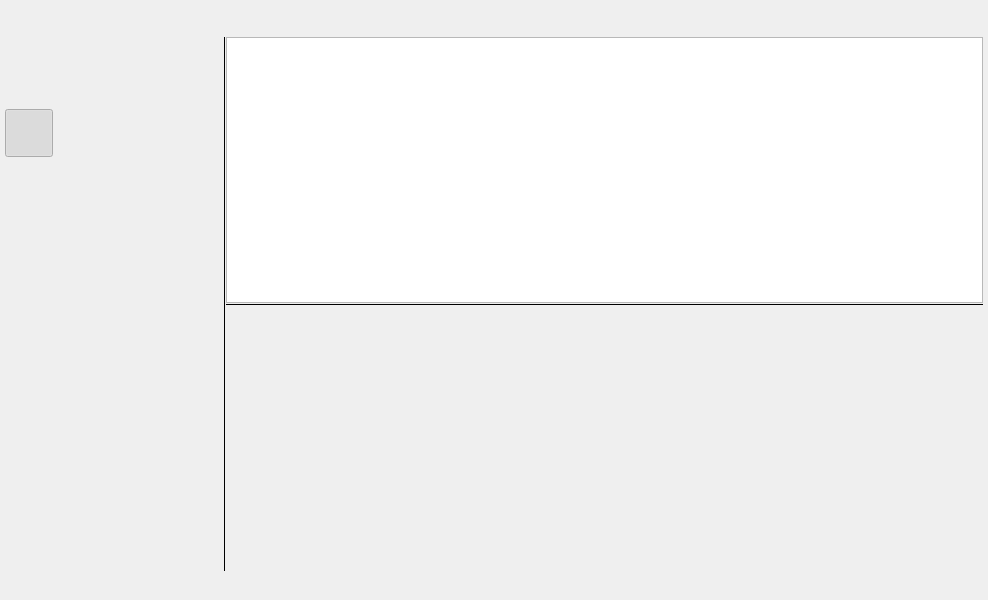
<?xml version="1.0" encoding="UTF-8"?>
<ui version="4.0">
 <class>Sho</class>
 <widget class="QMainWindow" name="Sho">
  <property name="geometry">
   <rect>
    <x>0</x>
    <y>0</y>
    <width>988</width>
    <height>600</height>
   </rect>
  </property>
  <property name="windowTitle">
   <string>MainWindow</string>
  </property>
  <property name="styleSheet">
   <string notr="true"/>
  </property>
  <widget class="QWidget" name="outer">
   <property name="styleSheet">
    <string notr="true"/>
   </property>
   <layout class="QVBoxLayout" name="appMargins">
    <property name="spacing">
     <number>0</number>
    </property>
    <property name="leftMargin">
     <number>5</number>
    </property>
    <property name="topMargin">
     <number>5</number>
    </property>
    <property name="rightMargin">
     <number>5</number>
    </property>
    <property name="bottomMargin">
     <number>5</number>
    </property>
    <item>
     <layout class="QHBoxLayout" name="horizontalLayout_8" stretch="0,1">
      <property name="spacing">
       <number>0</number>
      </property>
      <item>
       <widget class="QFrame" name="left_part">
        <property name="frameShape">
         <enum>QFrame::NoFrame</enum>
        </property>
        <property name="frameShadow">
         <enum>QFrame::Plain</enum>
        </property>
        <layout class="QVBoxLayout" name="verticalLayout_5">
         <property name="spacing">
          <number>0</number>
         </property>
         <property name="leftMargin">
          <number>0</number>
         </property>
         <property name="topMargin">
          <number>0</number>
         </property>
         <property name="rightMargin">
          <number>0</number>
         </property>
         <property name="bottomMargin">
          <number>0</number>
         </property>
         <item>
          <widget class="QFrame" name="left_top">
           <property name="sizePolicy">
            <sizepolicy hsizetype="Preferred" vsizetype="Fixed">
             <horstretch>0</horstretch>
             <verstretch>0</verstretch>
            </sizepolicy>
           </property>
           <property name="minimumSize">
            <size>
             <width>0</width>
             <height>32</height>
            </size>
           </property>
           <property name="maximumSize">
            <size>
             <width>16777215</width>
             <height>32</height>
            </size>
           </property>
           <property name="frameShape">
            <enum>QFrame::NoFrame</enum>
           </property>
           <property name="frameShadow">
            <enum>QFrame::Plain</enum>
           </property>
           <layout class="QHBoxLayout" name="horizontalLayout_6" stretch="0,1,0">
            <property name="leftMargin">
             <number>0</number>
            </property>
            <property name="topMargin">
             <number>0</number>
            </property>
            <property name="rightMargin">
             <number>4</number>
            </property>
            <property name="bottomMargin">
             <number>0</number>
            </property>
            <item>
             <widget class="QLabel" name="ico">
              <property name="minimumSize">
               <size>
                <width>40</width>
                <height>30</height>
               </size>
              </property>
              <property name="maximumSize">
               <size>
                <width>16777215</width>
                <height>30</height>
               </size>
              </property>
              <property name="text">
               <string/>
              </property>
              <property name="alignment">
               <set>Qt::AlignCenter</set>
              </property>
             </widget>
            </item>
            <item>
             <widget class="QLabel" name="app_mode">
              <property name="sizePolicy">
               <sizepolicy hsizetype="Preferred" vsizetype="Fixed">
                <horstretch>0</horstretch>
                <verstretch>0</verstretch>
               </sizepolicy>
              </property>
              <property name="minimumSize">
               <size>
                <width>0</width>
                <height>30</height>
               </size>
              </property>
              <property name="maximumSize">
               <size>
                <width>16777215</width>
                <height>30</height>
               </size>
              </property>
              <property name="text">
               <string/>
              </property>
             </widget>
            </item>
            <item>
             <widget class="QToolButton" name="more">
              <property name="minimumSize">
               <size>
                <width>30</width>
                <height>30</height>
               </size>
              </property>
              <property name="maximumSize">
               <size>
                <width>30</width>
                <height>30</height>
               </size>
              </property>
              <property name="toolTip">
               <string>Hide/Show Views</string>
              </property>
              <property name="whatsThis">
               <string extracomment="Slected views..."/>
              </property>
              <property name="autoFillBackground">
               <bool>false</bool>
              </property>
              <property name="text">
               <string/>
              </property>
              <property name="iconSize">
               <size>
                <width>22</width>
                <height>22</height>
               </size>
              </property>
              <property name="checkable">
               <bool>false</bool>
              </property>
              <property name="popupMode">
               <enum>QToolButton::InstantPopup</enum>
              </property>
              <property name="autoRaise">
               <bool>true</bool>
              </property>
             </widget>
            </item>
           </layout>
          </widget>
         </item>
         <item>
          <widget class="QFrame" name="left_bottom">
           <property name="frameShape">
            <enum>QFrame::NoFrame</enum>
           </property>
           <property name="frameShadow">
            <enum>QFrame::Plain</enum>
           </property>
           <layout class="QHBoxLayout" name="horizontalLayout_7" stretch="0,1">
            <property name="spacing">
             <number>0</number>
            </property>
            <property name="leftMargin">
             <number>0</number>
            </property>
            <property name="topMargin">
             <number>0</number>
            </property>
            <property name="rightMargin">
             <number>0</number>
            </property>
            <property name="bottomMargin">
             <number>0</number>
            </property>
            <item>
             <widget class="QFrame" name="toolBar">
              <property name="sizePolicy">
               <sizepolicy hsizetype="Fixed" vsizetype="Preferred">
                <horstretch>0</horstretch>
                <verstretch>0</verstretch>
               </sizepolicy>
              </property>
              <property name="minimumSize">
               <size>
                <width>48</width>
                <height>0</height>
               </size>
              </property>
              <property name="maximumSize">
               <size>
                <width>48</width>
                <height>16777215</height>
               </size>
              </property>
              <property name="styleSheet">
               <string notr="true"/>
              </property>
              <property name="frameShape">
               <enum>QFrame::NoFrame</enum>
              </property>
              <property name="frameShadow">
               <enum>QFrame::Plain</enum>
              </property>
              <property name="lineWidth">
               <number>0</number>
              </property>
              <layout class="QVBoxLayout" name="verticalLayout_2">
               <property name="spacing">
                <number>0</number>
               </property>
               <property name="leftMargin">
                <number>0</number>
               </property>
               <property name="topMargin">
                <number>0</number>
               </property>
               <property name="rightMargin">
                <number>0</number>
               </property>
               <property name="bottomMargin">
                <number>9</number>
               </property>
               <item>
                <widget class="QToolButton" name="btnSetup">
                 <property name="minimumSize">
                  <size>
                   <width>48</width>
                   <height>48</height>
                  </size>
                 </property>
                 <property name="maximumSize">
                  <size>
                   <width>48</width>
                   <height>48</height>
                  </size>
                 </property>
                 <property name="toolTip">
                  <string>Main menu</string>
                 </property>
                 <property name="styleSheet">
                  <string notr="true"/>
                 </property>
                 <property name="text">
                  <string/>
                 </property>
                 <property name="iconSize">
                  <size>
                   <width>32</width>
                   <height>32</height>
                  </size>
                 </property>
                 <property name="popupMode">
                  <enum>QToolButton::InstantPopup</enum>
                 </property>
                 <property name="autoRaise">
                  <bool>true</bool>
                 </property>
                </widget>
               </item>
               <item>
                <spacer name="verticalSpacer_2">
                 <property name="orientation">
                  <enum>Qt::Vertical</enum>
                 </property>
                 <property name="sizeType">
                  <enum>QSizePolicy::Fixed</enum>
                 </property>
                 <property name="sizeHint" stdset="0">
                  <size>
                   <width>20</width>
                   <height>24</height>
                  </size>
                 </property>
                </spacer>
               </item>
               <item>
                <widget class="QToolButton" name="btnDir">
                 <property name="minimumSize">
                  <size>
                   <width>48</width>
                   <height>48</height>
                  </size>
                 </property>
                 <property name="maximumSize">
                  <size>
                   <width>48</width>
                   <height>48</height>
                  </size>
                 </property>
                 <property name="toolTip">
                  <string>Show file list for current folder</string>
                 </property>
                 <property name="styleSheet">
                  <string notr="true"/>
                 </property>
                 <property name="text">
                  <string/>
                 </property>
                 <property name="iconSize">
                  <size>
                   <width>32</width>
                   <height>32</height>
                  </size>
                 </property>
                 <property name="checkable">
                  <bool>true</bool>
                 </property>
                 <property name="checked">
                  <bool>true</bool>
                 </property>
                 <property name="autoExclusive">
                  <bool>true</bool>
                 </property>
                 <property name="autoRaise">
                  <bool>true</bool>
                 </property>
                 <attribute name="buttonGroup">
                  <string notr="true">buttons</string>
                 </attribute>
                </widget>
               </item>
               <item>
                <widget class="QToolButton" name="btnFilter">
                 <property name="minimumSize">
                  <size>
                   <width>48</width>
                   <height>48</height>
                  </size>
                 </property>
                 <property name="maximumSize">
                  <size>
                   <width>48</width>
                   <height>48</height>
                  </size>
                 </property>
                 <property name="toolTip">
                  <string>Show file list by filter</string>
                 </property>
                 <property name="styleSheet">
                  <string notr="true"/>
                 </property>
                 <property name="text">
                  <string/>
                 </property>
                 <property name="iconSize">
                  <size>
                   <width>32</width>
                   <height>32</height>
                  </size>
                 </property>
                 <property name="checkable">
                  <bool>true</bool>
                 </property>
                 <property name="checked">
                  <bool>false</bool>
                 </property>
                 <property name="autoExclusive">
                  <bool>true</bool>
                 </property>
                 <property name="autoRaise">
                  <bool>true</bool>
                 </property>
                 <attribute name="buttonGroup">
                  <string notr="true">buttons</string>
                 </attribute>
                </widget>
               </item>
               <item>
                <widget class="QToolButton" name="btnFilterSetup">
                 <property name="minimumSize">
                  <size>
                   <width>48</width>
                   <height>48</height>
                  </size>
                 </property>
                 <property name="maximumSize">
                  <size>
                   <width>48</width>
                   <height>48</height>
                  </size>
                 </property>
                 <property name="toolTip">
                  <string>Setup file list filter</string>
                 </property>
                 <property name="text">
                  <string/>
                 </property>
                 <property name="iconSize">
                  <size>
                   <width>32</width>
                   <height>32</height>
                  </size>
                 </property>
                 <property name="checkable">
                  <bool>true</bool>
                 </property>
                 <property name="autoRaise">
                  <bool>true</bool>
                 </property>
                 <attribute name="buttonGroup">
                  <string notr="true">buttons</string>
                 </attribute>
                </widget>
               </item>
               <item>
                <spacer name="verticalSpacer">
                 <property name="orientation">
                  <enum>Qt::Vertical</enum>
                 </property>
                 <property name="sizeHint" stdset="0">
                  <size>
                   <width>20</width>
                   <height>286</height>
                  </size>
                 </property>
                </spacer>
               </item>
               <item>
                <widget class="QToolButton" name="btnToggleBar">
                 <property name="minimumSize">
                  <size>
                   <width>48</width>
                   <height>48</height>
                  </size>
                 </property>
                 <property name="maximumSize">
                  <size>
                   <width>48</width>
                   <height>48</height>
                  </size>
                 </property>
                 <property name="toolTip">
                  <string>Toggle left side bar, Ctrl+B</string>
                 </property>
                 <property name="styleSheet">
                  <string notr="true"/>
                 </property>
                 <property name="text">
                  <string/>
                 </property>
                 <property name="iconSize">
                  <size>
                   <width>24</width>
                   <height>24</height>
                  </size>
                 </property>
                 <property name="autoRaise">
                  <bool>true</bool>
                 </property>
                </widget>
               </item>
              </layout>
             </widget>
            </item>
            <item>
             <widget class="QFrame" name="left_pane">
              <property name="sizePolicy">
               <sizepolicy hsizetype="Fixed" vsizetype="Preferred">
                <horstretch>0</horstretch>
                <verstretch>0</verstretch>
               </sizepolicy>
              </property>
              <property name="minimumSize">
               <size>
                <width>170</width>
                <height>0</height>
               </size>
              </property>
              <property name="maximumSize">
               <size>
                <width>170</width>
                <height>16777215</height>
               </size>
              </property>
              <property name="whatsThis">
               <string comment="Selected views..."/>
              </property>
              <property name="layoutDirection">
               <enum>Qt::LeftToRight</enum>
              </property>
              <property name="styleSheet">
               <string notr="true"/>
              </property>
             </widget>
            </item>
           </layout>
          </widget>
         </item>
        </layout>
       </widget>
      </item>
      <item>
       <widget class="QFrame" name="main_pane">
        <property name="sizePolicy">
         <sizepolicy hsizetype="Preferred" vsizetype="Preferred">
          <horstretch>0</horstretch>
          <verstretch>0</verstretch>
         </sizepolicy>
        </property>
        <property name="minimumSize">
         <size>
          <width>170</width>
          <height>0</height>
         </size>
        </property>
        <property name="frameShape">
         <enum>QFrame::NoFrame</enum>
        </property>
        <property name="frameShadow">
         <enum>QFrame::Plain</enum>
        </property>
        <property name="lineWidth">
         <number>0</number>
        </property>
        <layout class="QVBoxLayout" name="verticalLayout_3">
         <property name="spacing">
          <number>0</number>
         </property>
         <property name="leftMargin">
          <number>0</number>
         </property>
         <property name="topMargin">
          <number>0</number>
         </property>
         <property name="rightMargin">
          <number>0</number>
         </property>
         <property name="bottomMargin">
          <number>0</number>
         </property>
         <item>
          <widget class="QFrame" name="topBar">
           <property name="sizePolicy">
            <sizepolicy hsizetype="Preferred" vsizetype="Fixed">
             <horstretch>0</horstretch>
             <verstretch>0</verstretch>
            </sizepolicy>
           </property>
           <property name="minimumSize">
            <size>
             <width>0</width>
             <height>32</height>
            </size>
           </property>
           <property name="maximumSize">
            <size>
             <width>16777215</width>
             <height>32</height>
            </size>
           </property>
           <property name="styleSheet">
            <string notr="true"/>
           </property>
           <property name="frameShape">
            <enum>QFrame::NoFrame</enum>
           </property>
           <property name="frameShadow">
            <enum>QFrame::Plain</enum>
           </property>
           <property name="lineWidth">
            <number>0</number>
           </property>
           <layout class="QHBoxLayout" name="horizontalLayout_4">
            <property name="spacing">
             <number>0</number>
            </property>
            <property name="leftMargin">
             <number>0</number>
            </property>
            <property name="topMargin">
             <number>0</number>
            </property>
            <property name="rightMargin">
             <number>0</number>
            </property>
            <property name="bottomMargin">
             <number>0</number>
            </property>
            <item>
             <layout class="QHBoxLayout" name="horizontalLayout_2">
              <property name="spacing">
               <number>9</number>
              </property>
              <property name="leftMargin">
               <number>9</number>
              </property>
              <property name="rightMargin">
               <number>24</number>
              </property>
              <item>
               <widget class="QLabel" name="files_heading">
                <property name="text">
                 <string/>
                </property>
               </widget>
              </item>
              <item>
               <spacer name="horizontalSpacer">
                <property name="orientation">
                 <enum>Qt::Horizontal</enum>
                </property>
                <property name="sizeHint" stdset="0">
                 <size>
                  <width>347</width>
                  <height>20</height>
                 </size>
                </property>
               </spacer>
              </item>
              <item>
               <widget class="QToolButton" name="recent_files">
                <property name="minimumSize">
                 <size>
                  <width>30</width>
                  <height>30</height>
                 </size>
                </property>
                <property name="maximumSize">
                 <size>
                  <width>30</width>
                  <height>30</height>
                 </size>
                </property>
                <property name="toolTip">
                 <string>List of recent files, Ctrl+H</string>
                </property>
                <property name="text">
                 <string/>
                </property>
                <property name="iconSize">
                 <size>
                  <width>22</width>
                  <height>22</height>
                 </size>
                </property>
                <property name="popupMode">
                 <enum>QToolButton::InstantPopup</enum>
                </property>
                <property name="autoRaise">
                 <bool>true</bool>
                </property>
               </widget>
              </item>
              <item>
               <widget class="QToolButton" name="btn_search">
                <property name="minimumSize">
                 <size>
                  <width>30</width>
                  <height>30</height>
                 </size>
                </property>
                <property name="maximumSize">
                 <size>
                  <width>30</width>
                  <height>30</height>
                 </size>
                </property>
                <property name="toolTip">
                 <string>Search files by name, Ctrl+F</string>
                </property>
                <property name="text">
                 <string/>
                </property>
                <property name="iconSize">
                 <size>
                  <width>22</width>
                  <height>22</height>
                 </size>
                </property>
                <property name="popupMode">
                 <enum>QToolButton::InstantPopup</enum>
                </property>
                <property name="autoRaise">
                 <bool>true</bool>
                </property>
               </widget>
              </item>
              <item>
               <widget class="QToolButton" name="field_menu">
                <property name="sizePolicy">
                 <sizepolicy hsizetype="Fixed" vsizetype="Fixed">
                  <horstretch>0</horstretch>
                  <verstretch>0</verstretch>
                 </sizepolicy>
                </property>
                <property name="minimumSize">
                 <size>
                  <width>30</width>
                  <height>30</height>
                 </size>
                </property>
                <property name="maximumSize">
                 <size>
                  <width>30</width>
                  <height>30</height>
                 </size>
                </property>
                <property name="toolTip">
                 <string>Show/hide list columns</string>
                </property>
                <property name="text">
                 <string/>
                </property>
                <property name="iconSize">
                 <size>
                  <width>22</width>
                  <height>22</height>
                 </size>
                </property>
                <property name="popupMode">
                 <enum>QToolButton::InstantPopup</enum>
                </property>
                <property name="autoRaise">
                 <bool>true</bool>
                </property>
               </widget>
              </item>
             </layout>
            </item>
            <item>
             <layout class="QHBoxLayout" name="horizontalLayout">
              <property name="spacing">
               <number>0</number>
              </property>
              <item>
               <widget class="QToolButton" name="minimize">
                <property name="minimumSize">
                 <size>
                  <width>45</width>
                  <height>32</height>
                 </size>
                </property>
                <property name="maximumSize">
                 <size>
                  <width>45</width>
                  <height>32</height>
                 </size>
                </property>
                <property name="text">
                 <string notr="true"/>
                </property>
                <property name="iconSize">
                 <size>
                  <width>24</width>
                  <height>24</height>
                 </size>
                </property>
                <property name="autoRaise">
                 <bool>true</bool>
                </property>
               </widget>
              </item>
              <item>
               <widget class="QToolButton" name="maximize">
                <property name="minimumSize">
                 <size>
                  <width>45</width>
                  <height>32</height>
                 </size>
                </property>
                <property name="maximumSize">
                 <size>
                  <width>45</width>
                  <height>32</height>
                 </size>
                </property>
                <property name="text">
                 <string notr="true"/>
                </property>
                <property name="iconSize">
                 <size>
                  <width>24</width>
                  <height>24</height>
                 </size>
                </property>
                <property name="autoRaise">
                 <bool>true</bool>
                </property>
               </widget>
              </item>
              <item>
               <widget class="QToolButton" name="close">
                <property name="minimumSize">
                 <size>
                  <width>45</width>
                  <height>32</height>
                 </size>
                </property>
                <property name="maximumSize">
                 <size>
                  <width>45</width>
                  <height>32</height>
                 </size>
                </property>
                <property name="text">
                 <string notr="true"/>
                </property>
                <property name="iconSize">
                 <size>
                  <width>24</width>
                  <height>24</height>
                 </size>
                </property>
                <property name="autoRaise">
                 <bool>true</bool>
                </property>
               </widget>
              </item>
             </layout>
            </item>
           </layout>
          </widget>
         </item>
         <item>
          <widget class="QFrame" name="fileFrame">
           <layout class="QHBoxLayout" name="horizontalLayout_5">
            <property name="spacing">
             <number>0</number>
            </property>
            <property name="leftMargin">
             <number>0</number>
            </property>
            <property name="topMargin">
             <number>0</number>
            </property>
            <property name="rightMargin">
             <number>0</number>
            </property>
            <property name="bottomMargin">
             <number>0</number>
            </property>
            <item>
             <widget class="QFrame" name="vSplit">
              <property name="minimumSize">
               <size>
                <width>0</width>
                <height>0</height>
               </size>
              </property>
              <property name="maximumSize">
               <size>
                <width>16777215</width>
                <height>16777215</height>
               </size>
              </property>
              <property name="styleSheet">
               <string notr="true"/>
              </property>
              <property name="frameShape">
               <enum>QFrame::VLine</enum>
              </property>
              <property name="frameShadow">
               <enum>QFrame::Plain</enum>
              </property>
              <property name="lineWidth">
               <number>0</number>
              </property>
              <property name="midLineWidth">
               <number>3</number>
              </property>
             </widget>
            </item>
            <item>
             <layout class="QVBoxLayout" name="verticalLayout" stretch="0,0,0">
              <property name="spacing">
               <number>0</number>
              </property>
              <item>
               <widget class="QTreeView" name="file_list">
                <property name="sizePolicy">
                 <sizepolicy hsizetype="Preferred" vsizetype="Preferred">
                  <horstretch>0</horstretch>
                  <verstretch>0</verstretch>
                 </sizepolicy>
                </property>
                <property name="contextMenuPolicy">
                 <enum>Qt::CustomContextMenu</enum>
                </property>
                <property name="toolTip">
                 <string/>
                </property>
                <property name="styleSheet">
                 <string notr="true"/>
                </property>
                <property name="lineWidth">
                 <number>2</number>
                </property>
                <property name="dragEnabled">
                 <bool>true</bool>
                </property>
                <property name="dragDropMode">
                 <enum>QAbstractItemView::DragOnly</enum>
                </property>
                <property name="selectionMode">
                 <enum>QAbstractItemView::ExtendedSelection</enum>
                </property>
                <property name="indentation">
                 <number>3</number>
                </property>
                <property name="uniformRowHeights">
                 <bool>true</bool>
                </property>
                <property name="itemsExpandable">
                 <bool>false</bool>
                </property>
                <property name="sortingEnabled">
                 <bool>true</bool>
                </property>
                <property name="expandsOnDoubleClick">
                 <bool>false</bool>
                </property>
                <attribute name="headerStretchLastSection">
                 <bool>false</bool>
                </attribute>
               </widget>
              </item>
              <item>
               <widget class="QFrame" name="hSplit">
                <property name="sizePolicy">
                 <sizepolicy hsizetype="Preferred" vsizetype="Fixed">
                  <horstretch>0</horstretch>
                  <verstretch>0</verstretch>
                 </sizepolicy>
                </property>
                <property name="minimumSize">
                 <size>
                  <width>0</width>
                  <height>3</height>
                 </size>
                </property>
                <property name="frameShape">
                 <enum>QFrame::HLine</enum>
                </property>
                <property name="frameShadow">
                 <enum>QFrame::Plain</enum>
                </property>
                <property name="lineWidth">
                 <number>0</number>
                </property>
                <property name="midLineWidth">
                 <number>3</number>
                </property>
               </widget>
              </item>
              <item>
               <widget class="QFrame" name="noteHolder">
                <property name="sizePolicy">
                 <sizepolicy hsizetype="Preferred" vsizetype="Preferred">
                  <horstretch>0</horstretch>
                  <verstretch>0</verstretch>
                 </sizepolicy>
                </property>
                <property name="minimumSize">
                 <size>
                  <width>0</width>
                  <height>0</height>
                 </size>
                </property>
                <property name="styleSheet">
                 <string notr="true"/>
                </property>
                <property name="frameShape">
                 <enum>QFrame::NoFrame</enum>
                </property>
                <property name="frameShadow">
                 <enum>QFrame::Plain</enum>
                </property>
                <property name="lineWidth">
                 <number>0</number>
                </property>
               </widget>
              </item>
             </layout>
            </item>
           </layout>
          </widget>
         </item>
        </layout>
       </widget>
      </item>
     </layout>
    </item>
    <item>
     <widget class="QFrame" name="status">
      <property name="sizePolicy">
       <sizepolicy hsizetype="Preferred" vsizetype="Fixed">
        <horstretch>0</horstretch>
        <verstretch>0</verstretch>
       </sizepolicy>
      </property>
      <property name="minimumSize">
       <size>
        <width>0</width>
        <height>24</height>
       </size>
      </property>
      <property name="maximumSize">
       <size>
        <width>16777215</width>
        <height>24</height>
       </size>
      </property>
      <property name="styleSheet">
       <string notr="true"/>
      </property>
      <property name="frameShape">
       <enum>QFrame::NoFrame</enum>
      </property>
      <property name="frameShadow">
       <enum>QFrame::Plain</enum>
      </property>
      <property name="lineWidth">
       <number>0</number>
      </property>
      <layout class="QHBoxLayout" name="horizontalLayout_3">
       <property name="spacing">
        <number>6</number>
       </property>
       <property name="leftMargin">
        <number>9</number>
       </property>
       <property name="topMargin">
        <number>0</number>
       </property>
       <property name="rightMargin">
        <number>9</number>
       </property>
       <property name="bottomMargin">
        <number>0</number>
       </property>
       <item>
        <widget class="QLabel" name="busy">
         <property name="frameShape">
          <enum>QFrame::NoFrame</enum>
         </property>
         <property name="text">
          <string/>
         </property>
         <property name="alignment">
          <set>Qt::AlignCenter</set>
         </property>
         <property name="margin">
          <number>0</number>
         </property>
        </widget>
       </item>
       <item>
        <widget class="QLabel" name="db_name">
         <property name="toolTip">
          <string>DB name, click to open db list</string>
         </property>
         <property name="frameShape">
          <enum>QFrame::NoFrame</enum>
         </property>
         <property name="text">
          <string/>
         </property>
         <property name="alignment">
          <set>Qt::AlignCenter</set>
         </property>
         <property name="margin">
          <number>0</number>
         </property>
        </widget>
       </item>
       <item>
        <spacer name="horizontalSpacer_2">
         <property name="orientation">
          <enum>Qt::Horizontal</enum>
         </property>
         <property name="sizeHint" stdset="0">
          <size>
           <width>40</width>
           <height>20</height>
          </size>
         </property>
        </spacer>
       </item>
       <item>
        <widget class="QLabel" name="folder_path">
         <property name="toolTip">
          <string>Current branch of the folders</string>
         </property>
         <property name="text">
          <string/>
         </property>
        </widget>
       </item>
       <item>
        <widget class="QLabel" name="current_filename">
         <property name="toolTip">
          <string>Current file name</string>
         </property>
         <property name="text">
          <string/>
         </property>
        </widget>
       </item>
       <item>
        <widget class="QLabel" name="edited_file">
         <property name="toolTip">
          <string>click to go to the editable file</string>
         </property>
         <property name="text">
          <string/>
         </property>
        </widget>
       </item>
       <item>
        <widget class="QLabel" name="file_count">
         <property name="toolTip">
          <string>file count</string>
         </property>
         <property name="frameShape">
          <enum>QFrame::NoFrame</enum>
         </property>
         <property name="text">
          <string/>
         </property>
         <property name="margin">
          <number>0</number>
         </property>
        </widget>
       </item>
      </layout>
     </widget>
    </item>
   </layout>
  </widget>
 </widget>
 <resources/>
 <connections/>
 <buttongroups>
  <buttongroup name="buttons"/>
 </buttongroups>
</ui>
